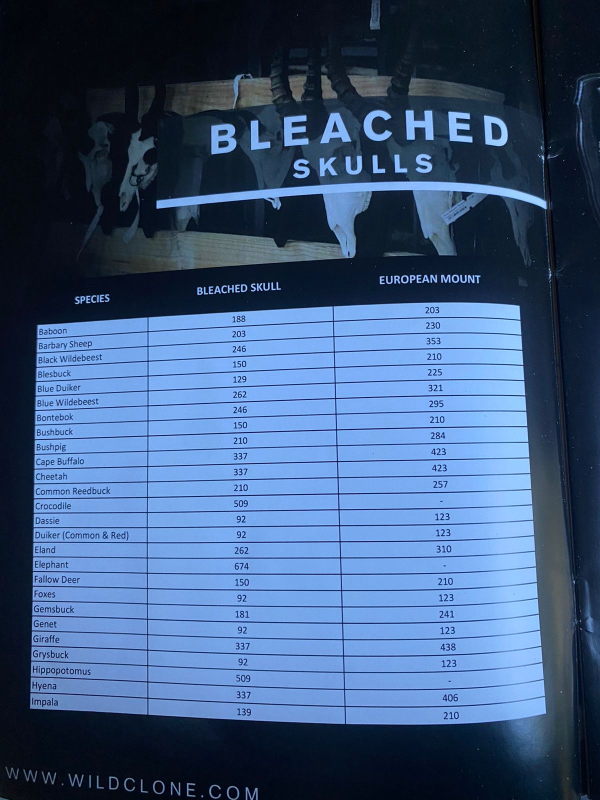
#> input picture Wildclone Price Calculator 3/WhatsApp Image 2026-04-22 at 08.02.16.jpeg, 1200 x 1600 px (shown at 1/2 size)
$ python find_image.py 'Wildclone Price Calculator 3/WhatsApp Image 2026-04-22 at 08.02.16.jpeg'
#> lines starting #> are read from the running program, lines starting #| are printed output that depends on the picture; pictures that were not available may be replaced by others from this repository, and a replacement may not be noted
import sys
import glob
from PIL import Image

def get_hash(image_path):
    try:
        img = Image.open(image_path).convert('L').resize((16, 16), Image.Resampling.LANCZOS)
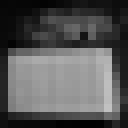
#> img: PIL image 16x16 L (shown 8 times larger); min 1, max 193, mean 85.4
        avg = sum(list(img.getdata())) / 256
#> avg = 85.43
        return ''.join(['1' if p > avg else '0' for p in img.getdata()])
    except Exception as e:
        print(f"Error on {image_path}: {e}")
        return None

def hamming_distance(s1, s2):
    return sum(c1 != c2 for c1, c2 in zip(s1, s2))

target = sys.argv[1]
target_hash = get_hash(target)

best_match = None
best_dist = 9999

for i in range(1, 23):
    path = f"public/images/gallery/{i}.png"
    h = get_hash(path)
    if h:
        dist = hamming_distance(target_hash, h)
#> dist = 0
        if dist < best_dist:
            best_dist = dist
#> best_dist = 0
            best_match = path
#> pass 2 of the loop `for i in range(1, 23):`:
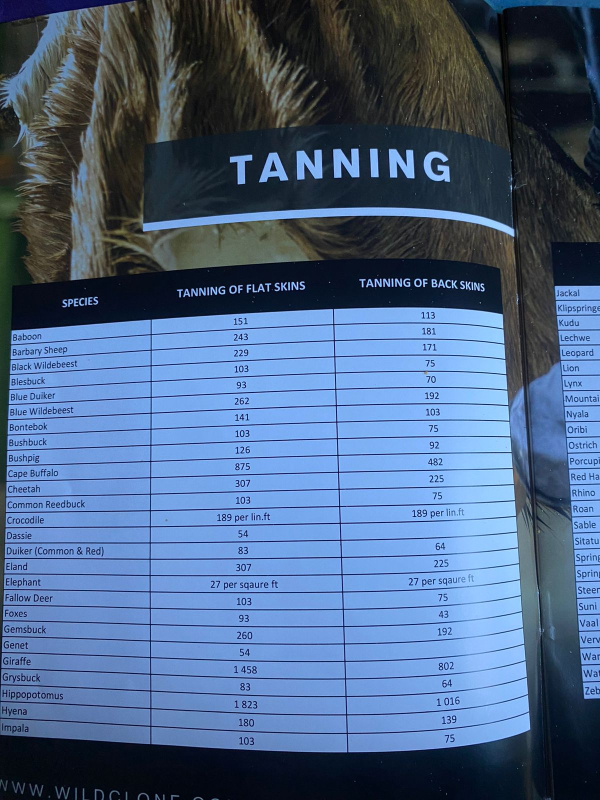
#> input picture Wildclone Price Calculator 3/WhatsApp Image 2026-04-22 at 08.02.17.jpeg, 1200 x 1600 px, given in place of 2.png, which was not available (shown at 1/2 size)
#> in get_hash (call 3), `img = Image.open(image_path).convert('L').resize((16, 16), Image.Resam..`:
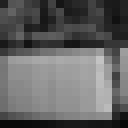
#> img: PIL image 16x16 L (shown 8 times larger); min 7, max 195, mean 97.8
#> avg = 97.84
#> dist = 39

print(f"Best match: {best_match} with distance {best_dist}")
#| Best match: public/images/gallery/1.png with distance 0
